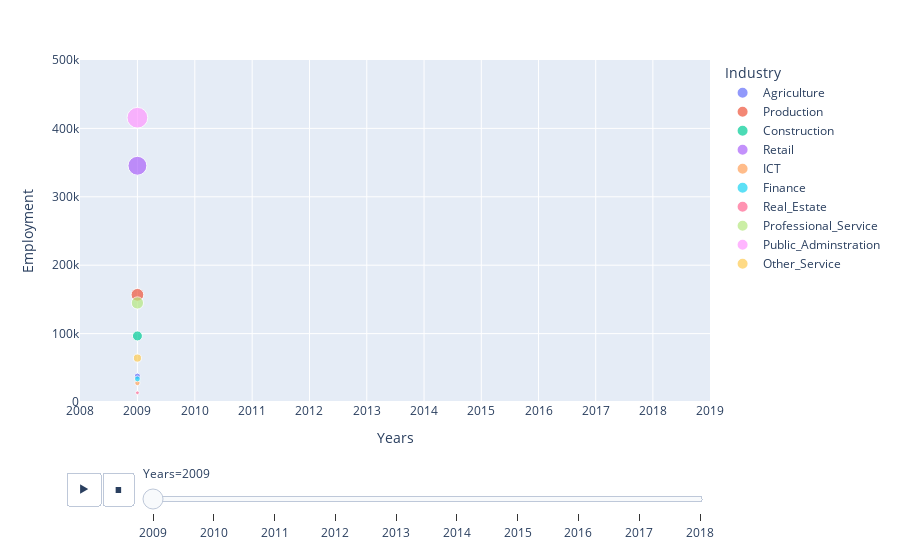

Here is the notebook cell this chart was saved with:
### Code cell
fig = px.scatter(
    plotly_dataframe,
    x="Years",
    y="Employment",
    animation_frame="Years",
    animation_group="Industry",
    color="Industry",
    hover_name="Employment",
    size="Employment",
    log_x=True,
    size_max=15,
    range_x=[2008, 2019],
    range_y=[0, 500000],
)
fig.show()

### Figure 1 — Plotly figure (JSON) as saved in the notebook; plotly's stock layout.template omitted (floating-point values rounded to 4 significant figures)
{"data": [{"hovertemplate": "<b>%{hovertext}</b><br><br>Industry=Agriculture<br>Years=%{x}<br>Employment=%{marker.size}<extra></extra>", "hovertext": [37700], "ids": ["Agriculture"], "legendgroup": "Agriculture", "marker": {"color": "#636efa", "size": [37700], "sizemode": "area", "sizeref": 1933.0, "symbol": "circle"}, "mode": "markers", "name": "Agriculture", "showlegend": true, "type": "scatter", "x": [2009], "xaxis": "x", "y": [37700], "yaxis": "y"}, {"hovertemplate": "<b>%{hovertext}</b><br><br>Industry=Production<br>Years=%{x}<br>Employment=%{marker.size}<extra></extra>", "hovertext": [156700], "ids": ["Production"], "legendgroup": "Production", "marker": {"color": "#EF553B", "size": [156700], "sizemode": "area", "sizeref": 1933.0, "symbol": "circle"}, "mode": "markers", "name": "Production", "showlegend": true, "type": "scatter", "x": [2009], "xaxis": "x", "y": [156700], "yaxis": "y"}, {"hovertemplate": "<b>%{hovertext}</b><br><br>Industry=Construction<br>Years=%{x}<br>Employment=%{marker.size}<extra></extra>", "hovertext": [96600], "ids": ["Construction"], "legendgroup": "Construction", "marker": {"color": "#00cc96", "size": [96600], "sizemode": "area", "sizeref": 1933.0, "symbol": "circle"}, "mode": "markers", "name": "Construction", "showlegend": true, "type": "scatter", "x": [2009], "xaxis": "x", "y": [96600], "yaxis": "y"}, {"hovertemplate": "<b>%{hovertext}</b><br><br>Industry=Retail<br>Years=%{x}<br>Employment=%{marker.size}<extra></extra>", "hovertext": [345400], "ids": ["Retail"], "legendgroup": "Retail", "marker": {"color": "#ab63fa", "size": [345400], "sizemode": "area", "sizeref": 1933.0, "symbol": "circle"}, "mode": "markers", "name": "Retail", "showlegend": true, "type": "scatter", "x": [2009], "xaxis": "x", "y": [345400], "yaxis": "y"}, {"hovertemplate": "<b>%{hovertext}</b><br><br>Industry=ICT<br>Years=%{x}<br>Employment=%{marker.size}<extra></extra>", "hovertext": [27800], "ids": ["ICT"], "legendgroup": "ICT", "marker": {"color": "#FFA15A", "size": [27800], "sizemode": "area", "sizeref": 1933.0, "symbol": "circle"}, "mode": "markers", "name": "ICT", "showlegend": true, "type": "scatter", "x": [2009], "xaxis": "x", "y": [27800], "yaxis": "y"}, {"hovertemplate": "<b>%{hovertext}</b><br><br>Industry=Finance<br>Years=%{x}<br>Employment=%{marker.size}<extra></extra>", "hovertext": [33800], "ids": ["Finance"], "legendgroup": "Finance", "marker": {"color": "#19d3f3", "size": [33800], "sizemode": "area", "sizeref": 1933.0, "symbol": "circle"}, "mode": "markers", "name": "Finance", "showlegend": true, "type": "scatter", "x": [2009], "xaxis": "x", "y": [33800], "yaxis": "y"}, {"hovertemplate": "<b>%{hovertext}</b><br><br>Industry=Real_Estate<br>Years=%{x}<br>Employment=%{marker.size}<extra></extra>", "hovertext": [13500], "ids": ["Real_Estate"], "legendgroup": "Real_Estate", "marker": {"color": "#FF6692", "size": [13500], "sizemode": "area", "sizeref": 1933.0, "symbol": "circle"}, "mode": "markers", "name": "Real_Estate", "showlegend": true, "type": "scatter", "x": [2009], "xaxis": "x", "y": [13500], "yaxis": "y"}, {"hovertemplate": "<b>%{hovertext}</b><br><br>Industry=Professional_Service<br>Years=%{x}<br>Employment=%{marker.size}<extra></extra>", "hovertext": [144800], "ids": ["Professional_Service"], "legendgroup": "Professional_Service", "marker": {"color": "#B6E880", "size": [144800], "sizemode": "area", "sizeref": 1933.0, "symbol": "circle"}, "mode": "markers", "name": "Professional_Service", "showlegend": true, "type": "scatter", "x": [2009], "xaxis": "x", "y": [144800], "yaxis": "y"}, {"hovertemplate": "<b>%{hovertext}</b><br><br>Industry=Public_Adminstration <br>Years=%{x}<br>Employment=%{marker.size}<extra></extra>", "hovertext": [415600], "ids": ["Public_Adminstration "], "legendgroup": "Public_Adminstration ", "marker": {"color": "#FF97FF", "size": [415600], "sizemode": "area", "sizeref": 1933.0, "symbol": "circle"}, "mode": "markers", "name": "Public_Adminstration ", "showlegend": true, "type": "scatter", "x": [2009], "xaxis": "x", "y": [415600], "yaxis": "y"}, {"hovertemplate": "<b>%{hovertext}</b><br><br>Industry=Other_Service<br>Years=%{x}<br>Employment=%{marker.size}<extra></extra>", "hovertext": [64200], "ids": ["Other_Service"], "legendgroup": "Other_Service", "marker": {"color": "#FECB52", "size": [64200], "sizemode": "area", "sizeref": 1933.0, "symbol": "circle"}, "mode": "markers", "name": "Other_Service", "showlegend": true, "type": "scatter", "x": [2009], "xaxis": "x", "y": [64200], "yaxis": "y"}], "layout": {"legend": {"itemsizing": "constant", "title": {"text": "Industry"}, "tracegroupgap": 0}, "margin": {"t": 60}, "sliders": [{"active": 0, "currentvalue": {"prefix": "Years="}, "len": 0.9, "pad": {"b": 10, "t": 60}, "steps": [{"args": [["2009"], {"frame": {"duration": 0, "redraw": false}, "fromcurrent": true, "mode": "immediate", "transition": {"duration": 0, "easing": "linear"}}], "label": "2009", "method": "animate"}, {"args": [["2010"], {"frame": {"duration": 0, "redraw": false}, "fromcurrent": true, "mode": "immediate", "transition": {"duration": 0, "easing": "linear"}}], "label": "2010", "method": "animate"}, {"args": [["2011"], {"frame": {"duration": 0, "redraw": false}, "fromcurrent": true, "mode": "immediate", "transition": {"duration": 0, "easing": "linear"}}], "label": "2011", "method": "animate"}, {"args": [["2012"], {"frame": {"duration": 0, "redraw": false}, "fromcurrent": true, "mode": "immediate", "transition": {"duration": 0, "easing": "linear"}}], "label": "2012", "method": "animate"}, {"args": [["2013"], {"frame": {"duration": 0, "redraw": false}, "fromcurrent": true, "mode": "immediate", "transition": {"duration": 0, "easing": "linear"}}], "label": "2013", "method": "animate"}, {"args": [["2014"], {"frame": {"duration": 0, "redraw": false}, "fromcurrent": true, "mode": "immediate", "transition": {"duration": 0, "easing": "linear"}}], "label": "2014", "method": "animate"}, {"args": [["2015"], {"frame": {"duration": 0, "redraw": false}, "fromcurrent": true, "mode": "immediate", "transition": {"duration": 0, "easing": "linear"}}], "label": "2015", "method": "animate"}, {"args": [["2016"], {"frame": {"duration": 0, "redraw": false}, "fromcurrent": true, "mode": "immediate", "transition": {"duration": 0, "easing": "linear"}}], "label": "2016", "method": "animate"}, {"args": [["2017"], {"frame": {"duration": 0, "redraw": false}, "fromcurrent": true, "mode": "immediate", "transition": {"duration": 0, "easing": "linear"}}], "label": "2017", "method": "animate"}, {"args": [["2018"], {"frame": {"duration": 0, "redraw": false}, "fromcurrent": true, "mode": "immediate", "transition": {"duration": 0, "easing": "linear"}}], "label": "2018", "method": "animate"}], "x": 0.1, "xanchor": "left", "y": 0, "yanchor": "top"}], "updatemenus": [{"buttons": [{"args": [null, {"frame": {"duration": 500, "redraw": false}, "fromcurrent": true, "mode": "immediate", "transition": {"duration": 500, "easing": "linear"}}], "label": "&#9654;", "method": "animate"}, {"args": [[null], {"frame": {"duration": 0, "redraw": false}, "fromcurrent": true, "mode": "immediate", "transition": {"duration": 0, "easing": "linear"}}], "label": "&#9724;", "method": "animate"}], "direction": "left", "pad": {"r": 10, "t": 70}, "showactive": false, "type": "buttons", "x": 0.1, "xanchor": "right", "y": 0, "yanchor": "top"}], "xaxis": {"anchor": "y", "categoryarray": [2009, 2010, 2011, 2012, 2013, 2014, 2015, 2016, 2017, 2018], "categoryorder": "array", "domain": [0, 1], "range": [3.303, 3.305], "title": {"text": "Years"}, "type": "log"}, "yaxis": {"anchor": "x", "domain": [0, 1], "range": [0, 500000], "title": {"text": "Employment"}}}}
